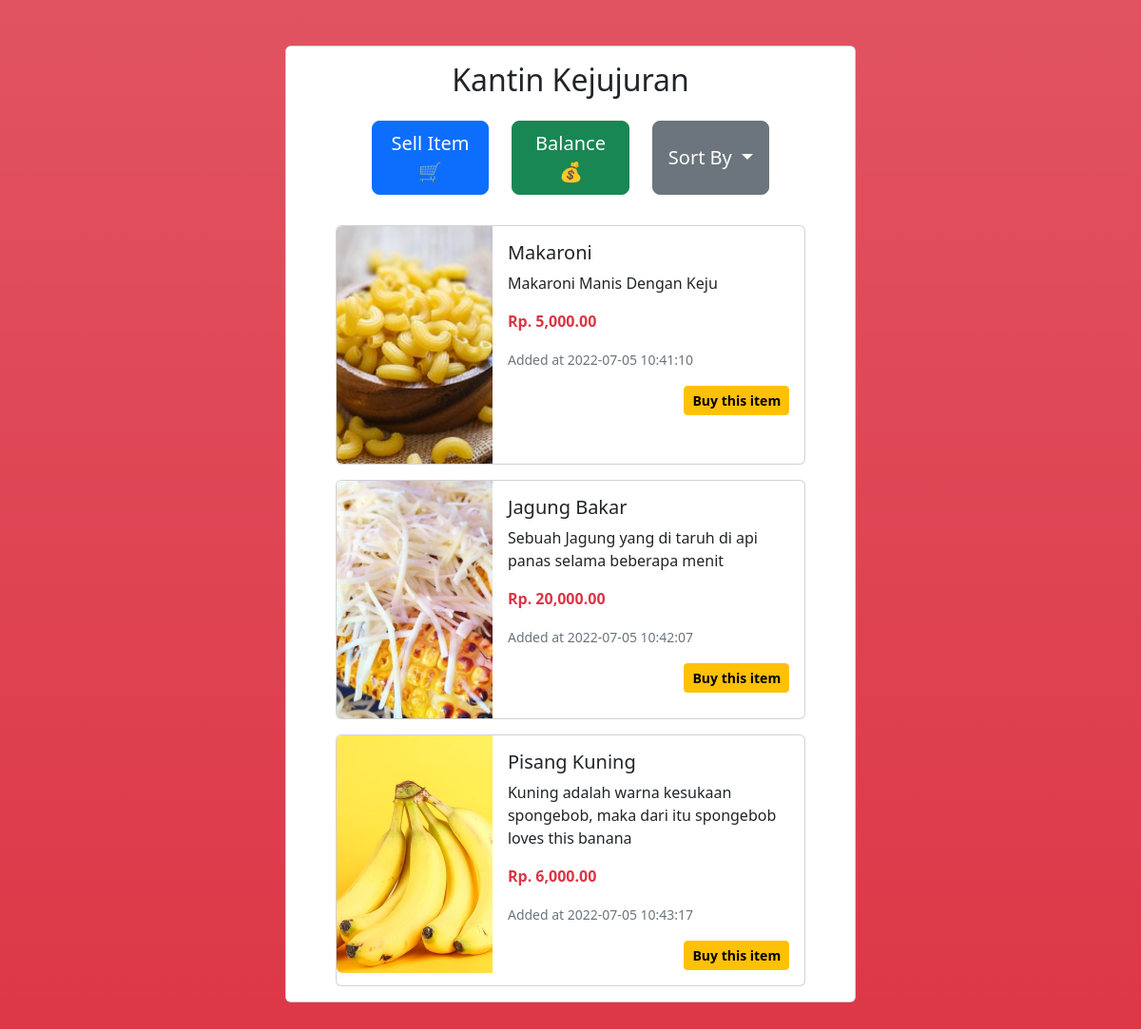
The page / on the database its author committed.
### tables this page shows
CREATE TABLE `products` (
  `product_id` int(11) NOT NULL,
  `product_name` varchar(255) NOT NULL,
  `product_image` varchar(255) NOT NULL,
  `product_description` text NOT NULL,
  `product_price` varchar(255) NOT NULL,
  `product_sold` int(1) NOT NULL DEFAULT 0 COMMENT '1 sold',
  `created_at` timestamp NOT NULL DEFAULT current_timestamp()
);

### index.php (the view, shortened to what this page needs)
<?php include "connection.php" ?>
<!doctype html>
<html lang="en">
<head>
    <link rel="stylesheet" href="css/style.css">
    <link href="https://cdn.jsdelivr.net/npm/bootstrap@5.2.0-beta1/dist/css/bootstrap.min.css" rel="stylesheet">
</head>
<body class="bg-danger bg-gradient pt-5">
    <main>
        <div class="col-6 mx-auto my-0">
            <div class="card main-card">
                <h2 class="text-center mt-3">Kantin Kejujuran</h2>
                <div class="row p-3 justify-content-center">
                    <div class="col-3 d-grid">
                        <button class="btn btn-primary btn-lg" data-bs-toggle="modal" data-bs-target="#exampleModal1">Sell Item 🛒</button>
                    </div>
                    <div class="col-3 d-grid">
                        <button type="button" class="btn btn-success btn-lg" data-bs-toggle="modal" data-bs-target="#exampleModal2">
                            Balance 💰
                        </button>
                    </div>
                    <div class="col-3 d-grid  ">
                        <div class="btn-group">
                            <button type="button" class="btn btn-secondary btn-lg dropdown-toggle" data-bs-toggle="dropdown" aria-expanded="false">
                                Sort By
                            </button>
                        </div>
                    </div>
                </div>
                <div class="row mb-4 justify-content-center">
                    <div class="col-10">
                        <?php
                        if (isset($_GET["name"])) {
                            $queries = mysqli_query($conn, "SELECT * FROM products WHERE product_sold = 0 ORDER BY product_name ASC");
                        } elseif (isset($_GET["date"])) {
                            $queries = mysqli_query($conn, "SELECT * FROM products WHERE product_sold = 0 ORDER BY created_at ASC");
                        } else {
                            $queries = mysqli_query($conn, "SELECT * FROM products WHERE product_sold = 0");
                        }
                        while ($data = mysqli_fetch_array($queries)) {
                            $formatted = number_format($data['product_price'], 0, '.', ',');
                            $prefix = 'Rp. ';
                            $suffix = '.00';
                            $balance = $prefix . $formatted . $suffix;
                        ?>
                            <div class="card mt-3">
                                <div class=" row g-0">
                                    <div class="col-md-4">
                                        <img src="imgs/<?= $data['product_image'] ?>" alt="Product Image" class="img-fluid rounded-start product-img">
                                    </div>
                                    <div class="col-md-8">
                                        <div class="card-body">
                                            <h5 class="card-title"><?= $data['product_name'] ?></h5>
                                            <p class="card-text"><?= $data['product_description'] ?></p>
                                            <p class="card-text fw-semibold text-danger"><?= $balance ?></p>
                                            <p class="card-text"><small class="text-muted">Added at <?= $data['created_at'] ?></small></p>
                                            <a href="functions/buy.php?id=<?= $data['product_id'] ?>">
                                                <button class="btn btn-warning btn-sm float-end mb-3 fw-semibold" onclick="alert('Berhasil Membeli')">Buy this item</button>
                                            </a>
                                        </div>
                                    </div>
                                </div>
                            </div>
                        <?php } ?>
                    </div>
                </div>
            </div>
        </div>
    </main>
</body>
</html>

### css/style.css (style rules this page uses)
body { height: 100vh; }
main .main-card { overflow-y: scroll; height:85vh; overflow-x:hidden; }
img.product-img { object-fit:cover; height:250px; width:250px; }

### rows shown on the page
products: product_image (picture), product_name "Makaroni", product_description "Makaroni Manis Dengan Keju", product_price "Rp. 5,000.00", created_at "2022-07-05 10:41:10"
products: product_image (picture), product_name "Jagung Bakar", product_description "Sebuah Jagung yang di taruh di api panas selama beberapa menit", product_price "Rp. 20,000.00", created_at "2022-07-05 10:42:07"
products: product_image (picture), product_name "Pisang Kuning", product_description "Kuning adalah warna kesukaan spongebob, maka dari itu spongebob loves this banana", product_price "Rp. 6,000.00", created_at "2022-07-05 10:43:17"
